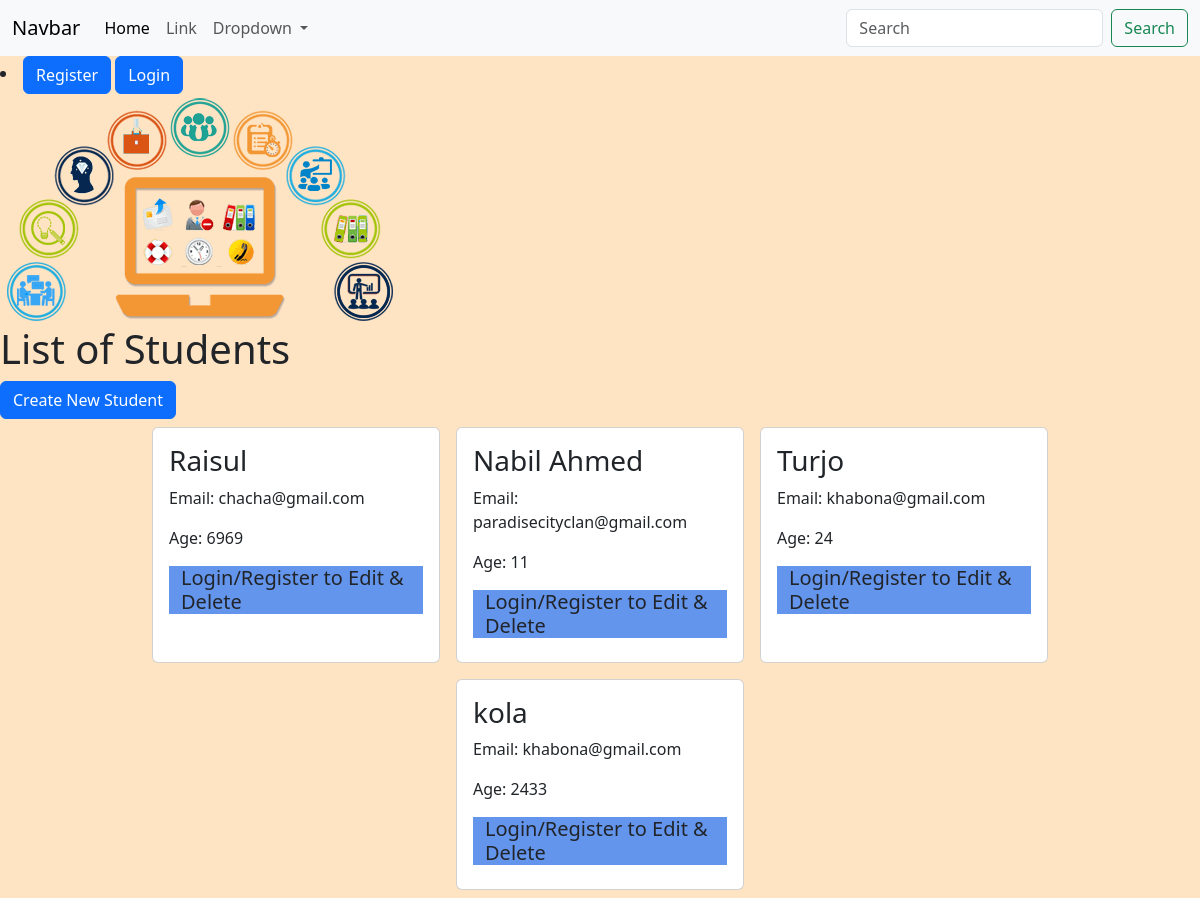
Before: / with the older database file.
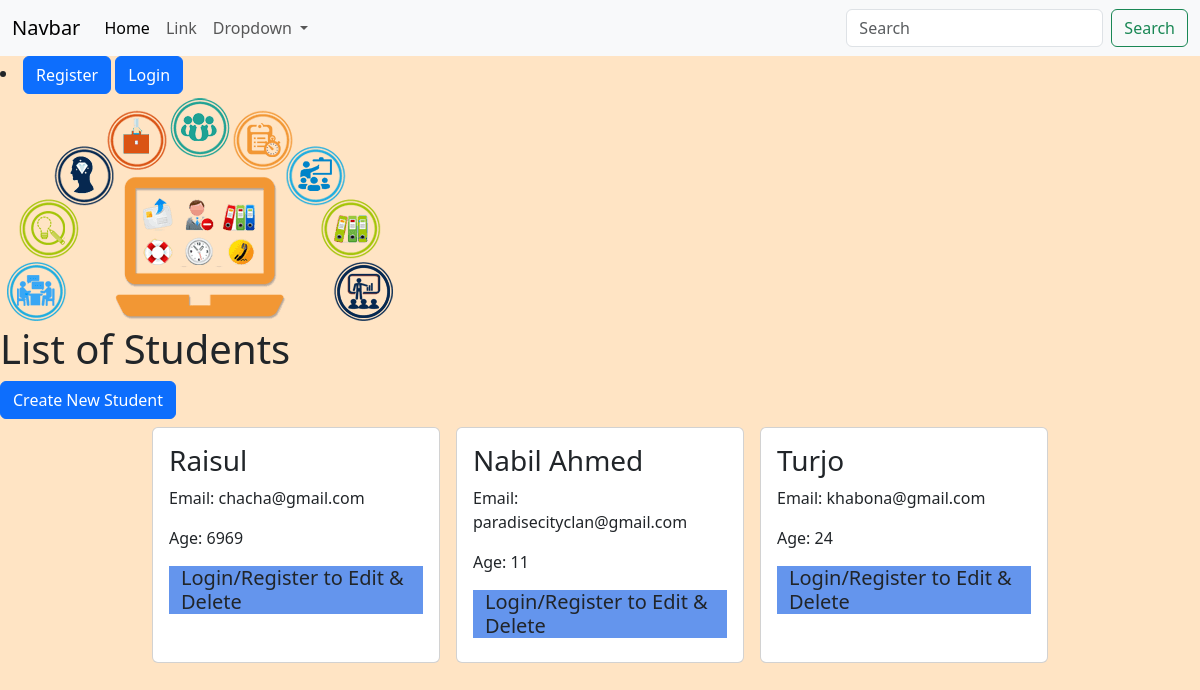
After: the same page with the newer database file.
### student_app/models.py (models this page shows, shortened)
class Student(models.Model):
    name = models.CharField(max_length=150)
    email = models.EmailField()
    age = models.IntegerField()
    course = models.ManyToManyField(Course, null=True, blank=True, default=None)
    photo = models.ImageField(upload_to='media/', null=True, blank=True, default=None)
    department = models.ForeignKey(Department, on_delete=models.CASCADE, null=True, blank=True, default=None)

### student_app/views.py (the view)
# urls.py: path('', views.list_students, name='list_students'),                                      # Function based view
def list_students(request):
    student_app = models.Student.objects.all()
    return render(request, "student_list.html", {"students": student_app})

### student_app/templates/student_list.html (shortened to what this page needs)
{% extends 'base.html' %}
{% block content %}
    <h1>List of Students</h1>
    <a href="{% url 'create_students' %}" class="btn btn-primary">Create New Student</a>
    <div class="d-flex flex-wrap justify-content-center">
        {% for student_app in students %}
            <div class="card m-2" style="width: 18rem;">
                <div class="card-body">
                    <h3 class="card-title">{{student_app.name}}</h3>
                    <p class="card-text">Email: {{student_app.email}}</p>
                    <p class="card-text">Age: {{student_app.age}}</p>
                    {% if user.is_authenticated %}
                        <a href="{% url 'update_students' id=student_app.id %}" class="btn btn-warning">Edit</a>
                        <a href="{% url 'delete_students' id=student_app.id %}" class="btn btn-danger">Delete</a>
                    {% else %}
                    <div class="container" style="background-color: cornflowerblue;">
                        <h5> Login/Register to Edit & Delete </h5>
                    </div>
                    {% endif %}
                </div>
            </div>
        {% endfor %}
{% endblock %}

Changed rows visible on the page:
removed Student: name "kola", email "khabona@gmail.com", age "2433"
